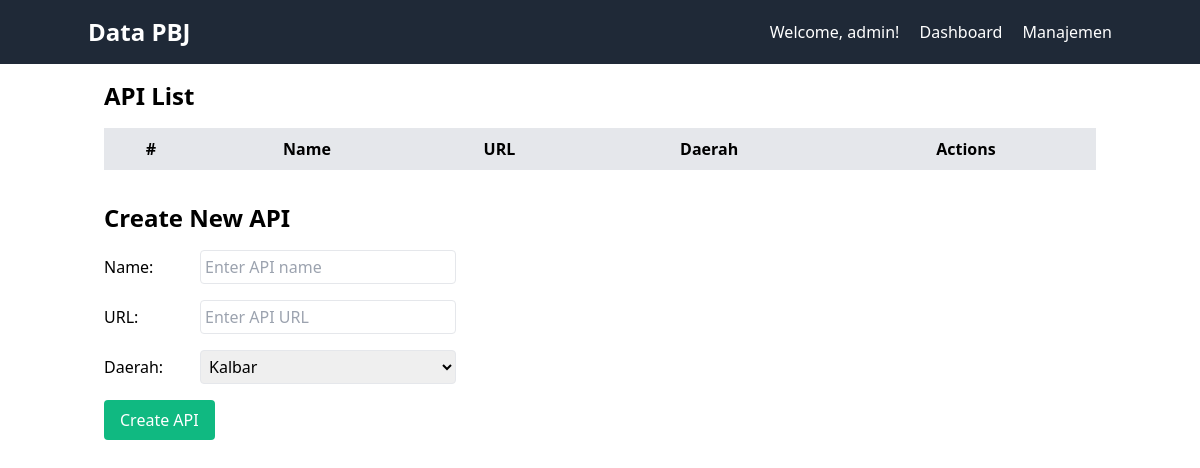
Before: /manage-api (signed in) with the older database file.
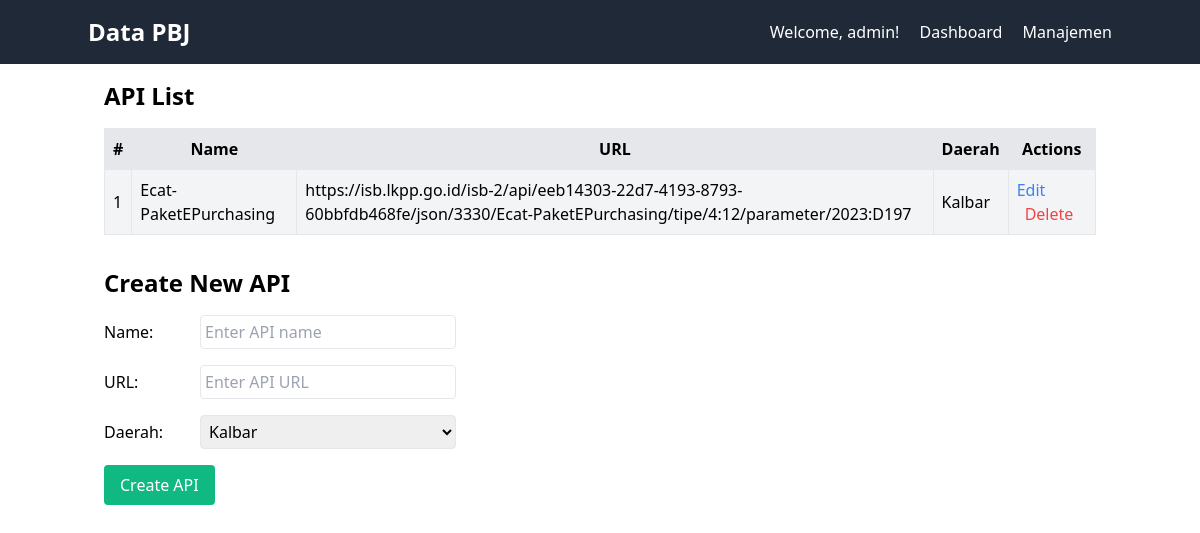
After: the same page with the newer database file.
### app.py (models this page shows)
class Api(db.Model):
    id = db.Column(db.Integer, primary_key=True)
    name = db.Column(db.String(100), unique=True, nullable=False)
    url = db.Column(db.String(200), nullable=False)
    daerah_id = db.Column(db.Integer, db.ForeignKey('daerah.id'))  # Add the foreign key
    daerah = db.relationship('Daerah', backref='apis')  # Establish the relationship

class Daerah(db.Model):
    id = db.Column(db.Integer, primary_key=True)
    name = db.Column(db.String(100), unique=True, nullable=False)

### app.py (the view)
@app.route('/manage-api')
def manage_api():
    if 'user_id' in session:
        user = User.query.get(session['user_id'])
        if user.role == 'admin':
            api_objects = Api.query.all()
            api_list = [{'id': api.id, 'name': api.name, 'url': api.url, 'daerah_id': api.daerah_id} for api in api_objects]
            daerah_objects = Daerah.query.all()  # Get all daerah as objects
            daerah_list = [{'id': daerah.id, 'name': daerah.name} for daerah in daerah_objects]  # Serialize daerah objects
            def get_daerah_name(daerah_id):
                daerah = next((item for item in daerah_list if item["id"] == daerah_id), None)
                return daerah["name"] if daerah else 'Unknown Daerah'
            return render_template('manage_api.html', user=user, api_list=api_list, daerah_list=daerah_list,get_daerah_name=get_daerah_name)
        else:
            flash('You do not have permission to access this page.', 'danger')
            return redirect(url_for('dashboard'))
    else:
        return redirect(url_for('login'))

### templates/manage_api.html (shortened to what this page needs)
{% extends 'base.html' %}
{% block content %}
    <h2 class="text-2xl font-semibold mb-4">API List</h2>
    <table class="border-collapse border w-full">
        <thead>
            <tr class="bg-gray-200">
                <th class="border p-2">#</th>
                <th class="border p-2">Name</th>
                <th class="border p-2">URL</th>
                <th class="border p-2">Daerah</th>
                <th class="border p-2">Actions</th>
            </tr>
        </thead>
        <tbody>
            {% for api in api_list %}
                <tr class="bg-gray-100">
                    <td class="border p-2">{{ loop.index }}</td>
                    <td class="border p-2">{{ api.name }}</td>
                    <td class="border p-2">{{ api.url }}</td>
                    <td class="border p-2">{{ get_daerah_name(api.daerah_id) }}</td>
                    <td class="border p-2">
                        <a href="#" class="text-blue-500 hover:underline edit-btn" data-id="{{ api.id }}">Edit</a>
                        <a href="{{ url_for('delete_api', id=api.id) }}" class="text-red-500 hover:underline ml-2">Delete</a>
                    </td>
                </tr>
            {% endfor %}
        </tbody>
    </table>
    <div class="mt-8">
        <h2 class="text-2xl font-semibold mb-4">Create New API</h2>
        <form method="post" action="{{ url_for('create_api') }}" class="space-y-4">
            <div class="flex items-center mb-4">
                <label class="w-24">Name:</label>
                <input type="text" name="name" class="border rounded p-1 w-64" placeholder="Enter API name" required>
            </div>
            <div class="flex items-center mb-4">
                <label class="w-24">URL:</label>
                <input type="text" name="url" class="border rounded p-1 w-64" placeholder="Enter API URL" required>
            </div>
            <div class="flex items-center mb-4">
                <label class="w-24">Daerah:</label>
                <select name="daerah_id" class="border rounded p-1 w-64" required>
                    {% for daerah in daerah_list %}
                        <option value="{{ daerah.id }}">{{ daerah.name }}</option>
                    {% endfor %}
                </select>
            </div>
            <button class="bg-green-500 text-white py-2 px-4 rounded hover:bg-green-600" type="submit">Create API</button>
        </form>
    </div>
{% endblock %}

Changed rows visible on the page:
added Api: name "Ecat-PaketEPurchasing", url "https://isb.lkpp.go.id/isb-2/api/eeb14303-22d7-4193-8793-60bbfdb468fe/json/3330/Ecat-PaketEPurchasing/tipe/4:12/parameter/2023:D197"
now on this page (row unchanged): Daerah: name "Kalbar"
